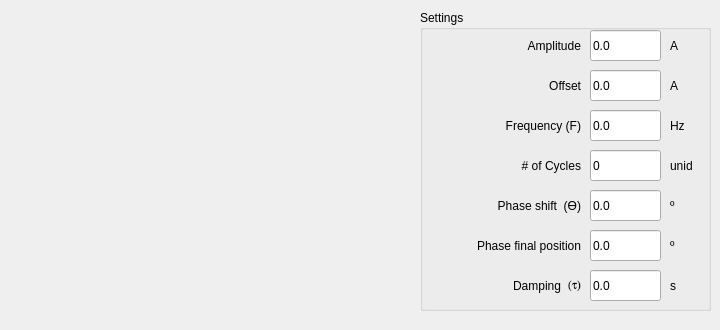
         <widget class="QWidget" name="tab_14">
          <attribute name="title">
           <string>Damped Sinusoidal</string>
          </attribute>
          <widget class="QLabel" name="label_62">
           <property name="geometry">
            <rect>
             <x>10</x>
             <y>30</y>
             <width>401</width>
             <height>231</height>
            </rect>
           </property>
           <property name="text">
            <string/>
           </property>
           <property name="pixmap">
            <pixmap resource="resource_file.qrc">:/Images/imagens/Senoide_Amortecida_2.jpg</pixmap>
           </property>
           <property name="scaledContents">
            <bool>true</bool>
           </property>
          </widget>
          <widget class="QGroupBox" name="groupBox_19">
           <property name="geometry">
            <rect>
             <x>420</x>
             <y>10</y>
             <width>291</width>
             <height>301</height>
            </rect>
           </property>
           <property name="title">
            <string>Settings</string>
           </property>
           <widget class="QLineEdit" name="le_damp_sin_Ampl">
            <property name="geometry">
             <rect>
              <x>170</x>
              <y>20</y>
              <width>71</width>
              <height>31</height>
             </rect>
            </property>
            <property name="text">
             <string>0.0</string>
            </property>
           </widget>
           <widget class="QLineEdit" name="le_damp_sin_Offset">
            <property name="geometry">
             <rect>
              <x>170</x>
              <y>60</y>
              <width>71</width>
              <height>31</height>
             </rect>
            </property>
            <property name="text">
             <string>0.0</string>
            </property>
           </widget>
           <widget class="QLabel" name="label_92">
            <property name="geometry">
             <rect>
              <x>0</x>
              <y>20</y>
              <width>161</width>
              <height>31</height>
             </rect>
            </property>
            <property name="text">
             <string>Amplitude</string>
            </property>
            <property name="alignment">
             <set>Qt::AlignRight|Qt::AlignTrailing|Qt::AlignVCenter</set>
            </property>
           </widget>
           <widget class="QLabel" name="label_95">
            <property name="geometry">
             <rect>
              <x>0</x>
              <y>180</y>
              <width>161</width>
              <height>31</height>
             </rect>
            </property>
            <property name="text">
             <string>Phase shift  (ϴ)</string>
            </property>
            <property name="alignment">
             <set>Qt::AlignRight|Qt::AlignTrailing|Qt::AlignVCenter</set>
            </property>
           </widget>
           <widget class="QLabel" name="label_100">
            <property name="geometry">
             <rect>
              <x>250</x>
              <y>20</y>
              <width>41</width>
              <height>31</height>
             </rect>
            </property>
            <property name="text">
             <string>A </string>
            </property>
           </widget>
           <widget class="QLabel" name="label_120">
            <property name="geometry">
             <rect>
              <x>250</x>
              <y>60</y>
              <width>21</width>
              <height>31</height>
             </rect>
            </property>
            <property name="text">
             <string>A</string>
            </property>
           </widget>
           <widget class="QLineEdit" name="le_damp_sin_phaseShift">
            <property name="geometry">
             <rect>
              <x>170</x>
              <y>180</y>
              <width>71</width>
              <height>31</height>
             </rect>
            </property>
            <property name="text">
             <string>0.0</string>
            </property>
           </widget>
           <widget class="QLabel" name="label_122">
            <property name="geometry">
             <rect>
              <x>0</x>
              <y>60</y>
              <width>161</width>
              <height>31</height>
             </rect>
            </property>
            <property name="text">
             <string>Offset</string>
            </property>
            <property name="alignment">
             <set>Qt::AlignRight|Qt::AlignTrailing|Qt::AlignVCenter</set>
            </property>
           </widget>
           <widget class="QLabel" name="label_143">
            <property name="geometry">
             <rect>
              <x>250</x>
              <y>180</y>
              <width>21</width>
              <height>31</height>
             </rect>
            </property>
            <property name="text">
             <string>º</string>
            </property>
           </widget>
           <widget class="QLabel" name="label_144">
            <property name="geometry">
             <rect>
              <x>250</x>
              <y>100</y>
              <width>31</width>
              <height>31</height>
             </rect>
            </property>
            <property name="text">
             <string>Hz</string>
            </property>
           </widget>
           <widget class="QLineEdit" name="le_damp_sin_Freq">
            <property name="geometry">
             <rect>
              <x>170</x>
              <y>100</y>
              <width>71</width>
              <height>31</height>
             </rect>
            </property>
            <property name="text">
             <string>0.0</string>
            </property>
           </widget>
           <widget class="QLabel" name="label_145">
            <property name="geometry">
             <rect>
              <x>250</x>
              <y>220</y>
              <width>21</width>
              <height>31</height>
             </rect>
            </property>
            <property name="text">
             <string>º</string>
            </property>
           </widget>
           <widget class="QLabel" name="label_146">
            <property name="geometry">
             <rect>
              <x>0</x>
              <y>100</y>
              <width>161</width>
              <height>31</height>
             </rect>
            </property>
            <property name="text">
             <string>Frequency (F)</string>
            </property>
            <property name="alignment">
             <set>Qt::AlignRight|Qt::AlignTrailing|Qt::AlignVCenter</set>
            </property>
           </widget>
           <widget class="QLabel" name="label_147">
            <property name="geometry">
             <rect>
              <x>20</x>
              <y>220</y>
              <width>141</width>
              <height>31</height>
             </rect>
            </property>
            <property name="text">
             <string>Phase final position</string>
            </property>
            <property name="alignment">
             <set>Qt::AlignRight|Qt::AlignTrailing|Qt::AlignVCenter</set>
            </property>
           </widget>
           <widget class="QLineEdit" name="le_damp_sin_finalPhase">
            <property name="geometry">
             <rect>
              <x>170</x>
              <y>220</y>
              <width>71</width>
              <height>31</height>
             </rect>
            </property>
            <property name="text">
             <string>0.0</string>
            </property>
           </widget>
           <widget class="QLabel" name="label_148">
            <property name="geometry">
             <rect>
              <x>250</x>
              <y>140</y>
              <width>41</width>
              <height>31</height>
             </rect>
            </property>
            <property name="text">
             <string>unid</string>
            </property>
           </widget>
           <widget class="QLabel" name="label_149">
            <property name="geometry">
             <rect>
              <x>0</x>
              <y>140</y>
              <width>161</width>
              <height>31</height>
             </rect>
            </property>
            <property name="text">
             <string># of Cycles</string>
            </property>
            <property name="alignment">
             <set>Qt::AlignRight|Qt::AlignTrailing|Qt::AlignVCenter</set>
            </property>
           </widget>
           <widget class="QLineEdit" name="le_damp_sin_nCycles">
            <property name="geometry">
             <rect>
              <x>170</x>
              <y>140</y>
              <width>71</width>
              <height>31</height>
             </rect>
            </property>
            <property name="text">
             <string>0</string>
            </property>
           </widget>
           <widget class="QLabel" name="label_150">
            <property name="geometry">
             <rect>
              <x>250</x>
              <y>260</y>
              <width>21</width>
              <height>31</height>
             </rect>
            </property>
            <property name="text">
             <string>s</string>
            </property>
           </widget>
           <widget class="QLabel" name="label_105">
            <property name="geometry">
             <rect>
              <x>30</x>
              <y>260</y>
              <width>111</width>
              <height>31</height>
             </rect>
            </property>
            <property name="text">
             <string>Damping</string>
            </property>
            <property name="alignment">
             <set>Qt::AlignRight|Qt::AlignTrailing|Qt::AlignVCenter</set>
            </property>
           </widget>
           <widget class="QLineEdit" name="le_damp_sin_Damping">
            <property name="geometry">
             <rect>
              <x>170</x>
              <y>260</y>
              <width>71</width>
              <height>31</height>
             </rect>
            </property>
            <property name="text">
             <string>0.0</string>
            </property>
           </widget>
           <widget class="QLabel" name="label_107">
            <property name="geometry">
             <rect>
              <x>140</x>
              <y>260</y>
              <width>21</width>
              <height>31</height>
             </rect>
            </property>
            <property name="font">
             <font>
              <family>Symbol</family>
             </font>
            </property>
            <property name="text">
             <string>(t)</string>
            </property>
            <property name="alignment">
             <set>Qt::AlignRight|Qt::AlignTrailing|Qt::AlignVCenter</set>
            </property>
           </widget>
          </widget>
          <widget class="QLabel" name="label_71">
           <property name="geometry">
            <rect>
             <x>60</x>
             <y>260</y>
             <width>321</width>
             <height>61</height>
            </rect>
           </property>
           <property name="text">
            <string/>
           </property>
           <property name="pixmap">
            <pixmap resource="resource_file.qrc">:/Images/imagens/Eq_seno_amortecido.jpg</pixmap>
           </property>
           <property name="scaledContents">
            <bool>true</bool>
           </property>
          </widget>
         </widget>
